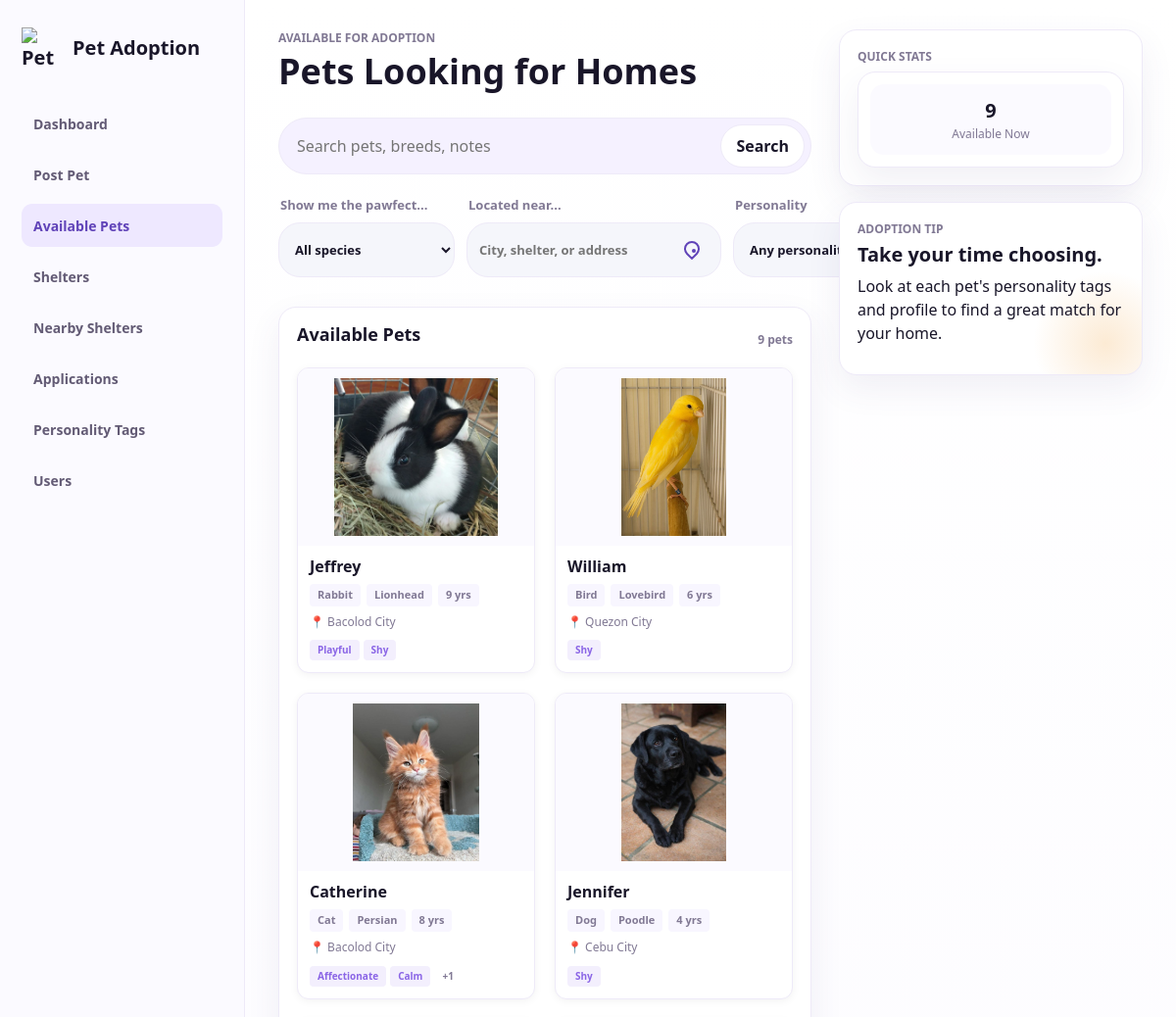
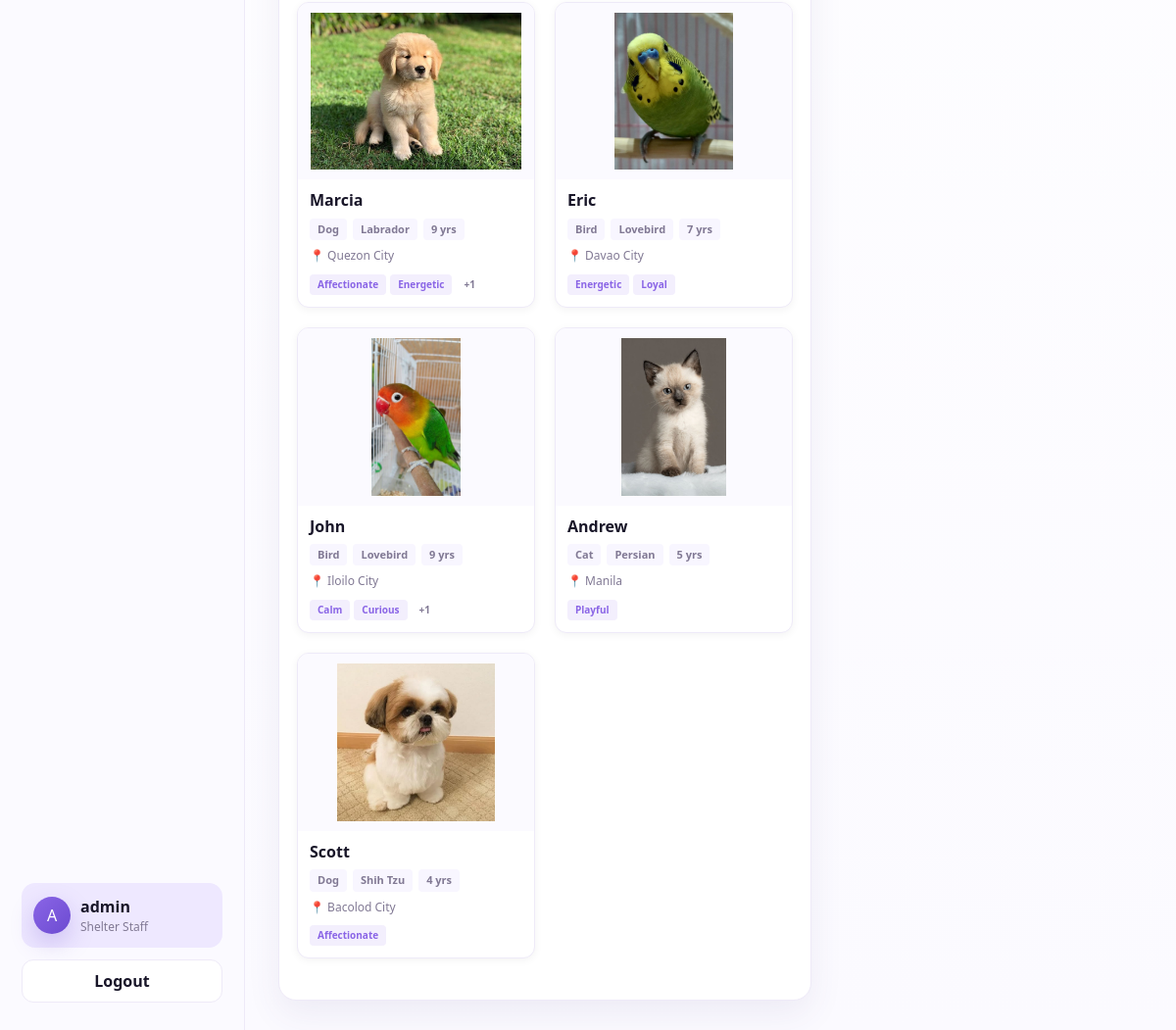
Page /available-pets/ (signed in) on the committed database (2 pictures, top to bottom).
### adoption/models.py (models this page shows, shortened)
class Pet(models.Model):
    class Species(models.TextChoices):
        DOG = "dog", "Dog"
        CAT = "cat", "Cat"
        BIRD = "bird", "Bird"
        RABBIT = "rabbit", "Rabbit"
        OTHER = "other", "Other"
    class Status(models.TextChoices):
        AVAILABLE = "available", "Available"
        PENDING = "pending", "Pending"
        ADOPTED = "adopted", "Adopted"
    name = models.CharField(max_length=100)
    species = models.CharField(max_length=20, choices=Species.choices)
    breed = models.CharField(max_length=100, blank=True)
    age = models.PositiveIntegerField(help_text="Age in years")
    description = models.TextField()
    photo = models.ImageField(upload_to="pets/", blank=True, null=True)
    shelter = models.ForeignKey(Shelter, on_delete=models.CASCADE, related_name="pets")
    personality_tags = models.ManyToManyField(PersonalityTag, blank=True, related_name="pets")
    status = models.CharField(max_length=20, choices=Status.choices, default=Status.AVAILABLE)
    posted_by = models.ForeignKey(settings.AUTH_USER_MODEL, on_delete=models.SET_NULL, null=True, blank=True)
    created_at = models.DateTimeField(auto_now_add=True)
    updated_at = models.DateTimeField(auto_now=True)
    class Meta:
        ordering = ["-created_at"]
    def get_absolute_url(self):
        return reverse("pet-detail", kwargs={"pk": self.pk})

class Shelter(models.Model):
    name = models.CharField(max_length=120)
    email = models.EmailField()
    phone = models.CharField(max_length=30, blank=True)
    address = models.CharField(max_length=255)
    city = models.CharField(max_length=80)
    latitude = models.DecimalField(max_digits=9, decimal_places=6, null=True, blank=True)
    longitude = models.DecimalField(max_digits=9, decimal_places=6, null=True, blank=True)
    description = models.TextField(blank=True)
    photo = models.ImageField(upload_to="shelters/", blank=True, null=True)
    created_at = models.DateTimeField(auto_now_add=True)
    class Meta:
        ordering = ["name"]

class PersonalityTag(models.Model):
    name = models.CharField(max_length=40, unique=True)
    class Meta:
        ordering = ["name"]

### adoption/views.py (the view)
# urls.py: path("available-pets/", views.AvailablePetsView.as_view(), name="available-pets"),
class AvailablePetsView(LoginRequiredMixin, ListView):
    model = Pet
    template_name = "adoption/available_pets.html"
    paginate_by = 12
    context_object_name = "object_list"
    def get_queryset(self):
        queryset = Pet.objects.select_related("shelter").prefetch_related("personality_tags").filter(status=Pet.Status.AVAILABLE)
        query = self.request.GET.get("q")
        species = self.request.GET.get("species")
        location = self.request.GET.get("location")
        tag = self.request.GET.get("tag")
        if query:
            queryset = queryset.filter(
                Q(name__icontains=query) | Q(breed__icontains=query) | Q(description__icontains=query)
            )
        if species:
            queryset = queryset.filter(species=species)
        if location:
            queryset = queryset.filter(
                Q(shelter__name__icontains=location)
                | Q(shelter__city__icontains=location)
                | Q(shelter__address__icontains=location)
            )
        if tag:
            queryset = queryset.filter(personality_tags__id=tag)
        return queryset.distinct().order_by('?')
    def get_context_data(self, **kwargs):
        context = super().get_context_data(**kwargs)
        context["species_choices"] = Pet.Species.choices
        context["tags"] = PersonalityTag.objects.all()
        context["application_form"] = AdoptionApplicationForm()
        return context

### adoption/forms.py
class AdoptionApplicationForm(BootstrapFormMixin, forms.ModelForm):
    class Meta:
        model = AdoptionApplication
        fields = ["home_type", "has_yard", "experience", "reason"]
        labels = {
            "home_type": "Home type",
            "has_yard": "Yard or outdoor space",
            "experience": "Pet care experience",
            "reason": "Why this pet is a good fit",
        }
        widgets = {
            "home_type": forms.TextInput(attrs={"placeholder": "Apartment, house, condo, townhouse..."}),
            "experience": forms.Textarea(
                attrs={
                    "rows": 4,
                    "placeholder": "Tell the shelter about your previous pet care experience.",
                }
            ),
            "reason": forms.Textarea(
                attrs={
                    "rows": 4,
                    "placeholder": "Share why you want to adopt this pet and how you will care for them.",
                }
            ),
        }
    def __init__(self, *args, **kwargs):
        super().__init__(*args, **kwargs)
        self._style_fields()

### adoption/forms.py (called while the page is built)
    def _style_fields(self):
        for field in self.fields.values():
            widget = field.widget
            if isinstance(widget, forms.CheckboxInput):
                widget.attrs.setdefault("class", "checkbox")
            elif isinstance(widget, forms.CheckboxSelectMultiple):
                widget.attrs.setdefault("class", "choice-list")
            else:
                widget.attrs.setdefault("class", "field")

### templates/adoption/available_pets.html (shortened to what this page needs)
{% extends "base.html" %}
{% block content %}
<section class="dashboard available-pets-page">
  <div class="dashboard-main">
    <header class="dash-header">
      <div>
        <p class="eyebrow">Available for Adoption</p>
        <h1>Pets Looking for Homes</h1>
      </div>
      <form class="dash-search" method="get">
        <input name="q" placeholder="Search pets, breeds, notes" value="{{ request.GET.q }}">
        <button>Search</button>
      </form>
    </header>
    <form class="filters dashboard-filters pet-filter-bar" method="get">
      <label class="filter-control">
        <span>Show me the pawfect...</span>
        <select class="field" name="species">
          <option value="">All species</option>
        </select>
      </label>
      <label class="filter-control location-filter">
        <span>Located near...</span>
        <input class="field" name="location" placeholder="City, shelter, or address" value="{{ request.GET.location }}">
      </label>
      <label class="filter-control">
        <span>Personality</span>
        <select class="field" name="tag">
          <option value="">Any personality</option>
        </select>
      </label>
      <button class="primary">Filter</button>
    </form>
    <div class="dashboard-panels">
      <section class="panel-card">
        <div class="panel-title">
          <h2>Available Pets</h2>
          <span class="pet-count">{{ paginator.count }} pets</span>
        </div>
        <div class="pets-grid">
          {% for pet in object_list %}
            <a class="pet-card pet-preview-trigger" href="{{ pet.get_absolute_url }}" data-preview-target="pet-preview-{{ pet.pk }}">
              <div class="pet-card-image">
                {% if pet.photo %}<img src="{{ pet.photo.url }}" alt="{{ pet.name }}" class="pet-photo">{% else %}<div class="pet-photo-placeholder">🐾</div>{% endif %}
              </div>
              <div class="pet-card-content">
                <h3>{{ pet.name }}</h3>
                <div class="pet-specs">
                  <span class="spec-item">{{ pet.get_species_display }}</span>
                  {% if pet.breed %}<span class="spec-item">{{ pet.breed }}</span>{% endif %}
                  <span class="spec-item">{{ pet.age }} yrs</span>
                </div>
                <p class="pet-location">📍 {{ pet.shelter.city|default:pet.shelter.name }}</p>
                {% if pet.personality_tags.all %}
                  <div class="pet-tags">
                    {% for tag in pet.personality_tags.all|slice:":2" %}
                      <span class="tag">{{ tag.name }}</span>
                    {% endfor %}
                    {% if pet.personality_tags.all|length > 2 %}<span class="tag-more">+{{ pet.personality_tags.all|length|add:"-2" }}</span>{% endif %}
                  </div>
                {% endif %}
              </div>
            </a>
          {% empty %}
            <div class="empty-pets">
              <p class="empty-icon">🔍</p>
              <p class="empty-text">No available pets match your filters at the moment.</p>
            </div>
          {% endfor %}
        </div>
      </section>
    </div>
  </div>
  <aside class="dashboard-side">
    <section class="metric-card">
      <p class="eyebrow">Quick Stats</p>
      <div class="stat-stack">
        <div><strong>{{ paginator.count }}</strong><span>Available Now</span></div>
      </div>
    </section>
    <section class="tip-card">
      <p class="eyebrow">Adoption Tip</p>
      <h2>Take your time choosing.</h2>
      <p>Look at each pet's personality tags and profile to find a great match for your home.</p>
    </section>
  </aside>
</section>
{% endblock %}

### templates/base.html (shortened to what this page needs)
{% load static %}
<!doctype html>
<html lang="en">
<head>
  <link rel="stylesheet" href="{% static 'css/site.css' %}">
</head>
<body class="{% block body_class %}{% endblock %}">
  <div class="app-shell">
    {% block sidebar %}
    <aside class="sidebar">
      <a class="brand" href="{% url 'pet-list' %}">
        <img class="brand-logo" src="{% static 'img/pet-adoption-logo-transparent.png' %}" alt="Pet Adoption Logo">
        <span>Pet Adoption</span>
      </a>
      <nav class="side-nav">
        {% with active_url=request.resolver_match.url_name %}
        <a href="{% url 'pet-list' %}" {% if active_url == "pet-list" %}class="active"{% endif %}>Dashboard</a>
        {% if user.is_authenticated %}
          <a href="{% url 'pet-create' %}" {% if active_url == "pet-create" %}class="active"{% endif %}>Post Pet</a>
        {% endif %}
        <a href="{% url 'available-pets' %}" {% if active_url == "available-pets" %}class="active"{% endif %}>Available Pets</a>
        <a href="{% url 'shelter-list' %}" >Shelters</a>
        <a href="{% url 'nearby-shelters' %}" {% if active_url == "nearby-shelters" %}class="active"{% endif %}>Nearby Shelters</a>
        <a href="{% url 'application-list' %}" >Applications</a>
        <a href="{% url 'tag-list' %}" {% if active_url == "tag-list" or active_url == "tag-create" or active_url == "tag-update" or active_url == "tag-delete" %}class="active"{% endif %}>Personality Tags</a>
        {% if user.is_staff %}
          <a href="{% url 'user-list' %}" {% if active_url == "user-list" or active_url == "user-update" or active_url == "user-delete" %}class="active"{% endif %}>Users</a>
        {% endif %}
        {% endwith %}
      </nav>
      <div class="sidebar-card">
        <div class="avatar">{{ user.username|default:"G"|first|upper }}</div>
        <div>
          <strong>{% if user.is_authenticated %}{{ user.username }}{% else %}Guest User{% endif %}</strong>
          <small>{% if user.is_staff %}Shelter Staff{% elif user.is_authenticated %}Adopter{% else %}Visitor{% endif %}</small>
        </div>
      </div>
      <div class="sidebar-actions">
        {% if user.is_authenticated %}
          <form class="inline" method="post" action="{% url 'logout' %}">{% csrf_token %}<button>Logout</button></form>
        {% else %}
          <a class="button primary" href="{% url 'login' %}">Login</a>
          <a class="button" href="{% url 'register' %}">Register</a>
        {% endif %}
      </div>
    </aside>
    {% endblock %}
    <main class="main-stage">
      {% block content %}{% endblock %}
    </main>
  </div>
</body>
</html>

### rows in the picture
Pet: photo (picture), name "Jeffrey", species "Rabbit", breed "Lionhead", age "9", shelter.city "Bacolod City"
PersonalityTag: name "Playful"
PersonalityTag: name "Shy"
Pet: photo (picture), name "William", species "Bird", breed "Lovebird", age "6", shelter.city "Quezon City"
Pet: photo (picture), name "Catherine", species "Cat", breed "Persian", age "8", shelter.city "Bacolod City", personality_tags.all|length "1"
PersonalityTag: name "Affectionate"
PersonalityTag: name "Calm"
Pet: photo (picture), name "Jennifer", species "Dog", breed "Poodle", age "4", shelter.city "Cebu City"
Pet: photo (picture), name "Marcia", species "Dog", breed "Labrador", age "9", shelter.city "Quezon City", personality_tags.all|length "1"
PersonalityTag: name "Energetic"
Pet: photo (picture), name "Eric", species "Bird", breed "Lovebird", age "7", shelter.city "Davao City"
PersonalityTag: name "Loyal"
Pet: photo (picture), name "John", species "Bird", breed "Lovebird", age "9", shelter.city "Iloilo City", personality_tags.all|length "1"
PersonalityTag: name "Curious"
Pet: photo (picture), name "Andrew", species "Cat", breed "Persian", age "5", shelter.city "Manila"
Pet: photo (picture), name "Scott", species "Dog", breed "Shih Tzu", age "4", shelter.city "Bacolod City"

### other values in the picture
{{ user.username|default:"G"|first|upper }} "A"
{{ user.username }} "admin"
{{ paginator.count }} "9"
